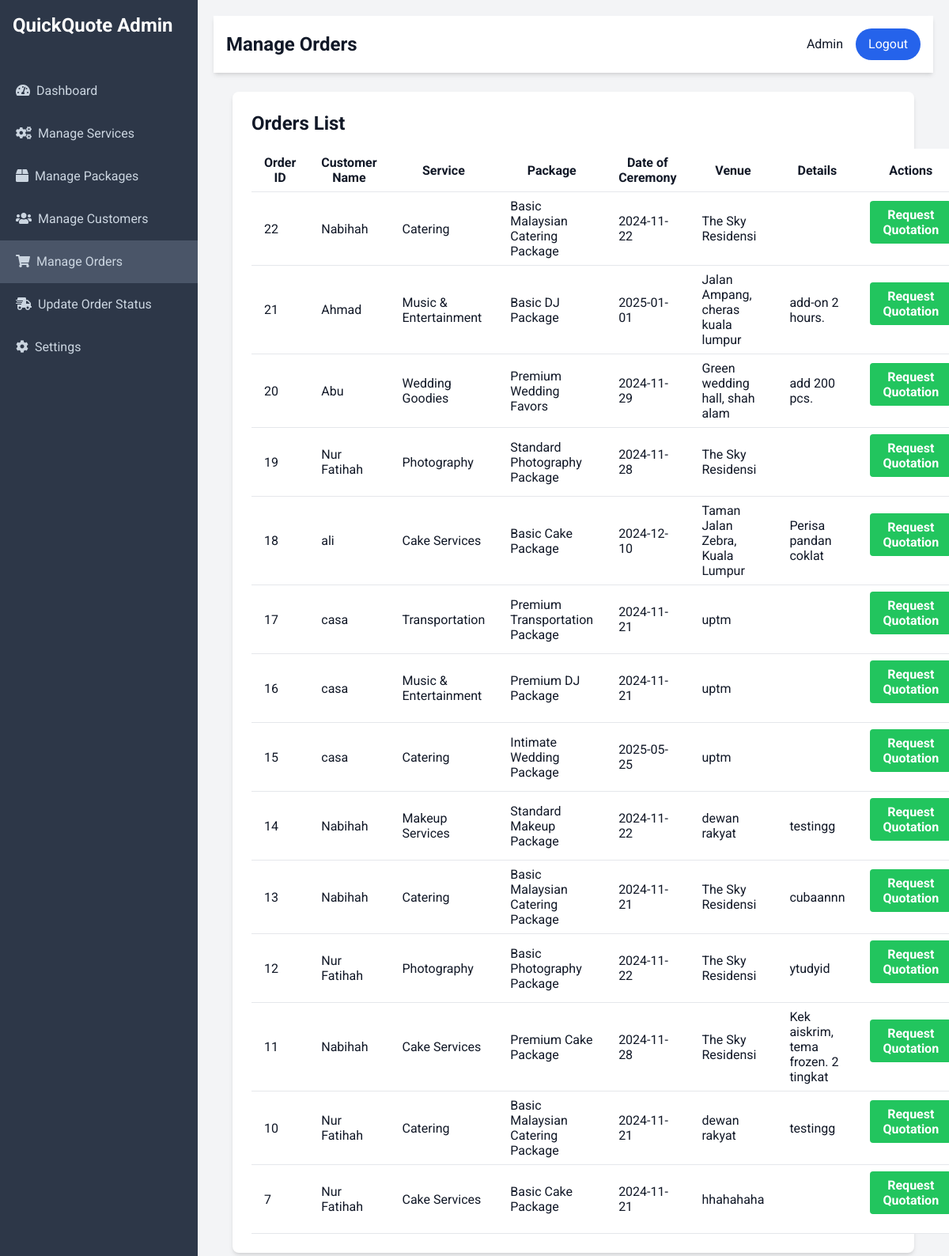
Screenshot of /QuickQoute/manageorders.php with the database file from the repository.
### tables this page shows
CREATE TABLE `orders` (
  `order_id` int(11) NOT NULL,
  `customer_id` int(11) NOT NULL,
  `package_id` int(11) NOT NULL,
  `request_date` datetime DEFAULT current_timestamp(),
  `ceremony_venue` varchar(255) DEFAULT NULL,
  `ceremony_date` date DEFAULT NULL,
  `details` text DEFAULT NULL
);

CREATE TABLE `customers` (
  `customer_id` int(11) NOT NULL,
  `customer_name` varchar(100) NOT NULL,
  `username` varchar(100) NOT NULL,
  `email` varchar(100) NOT NULL,
  `phone` varchar(15) DEFAULT NULL,
  `password` varchar(255) NOT NULL
);

CREATE TABLE `services` (
  `service_id` int(11) NOT NULL,
  `name` varchar(100) NOT NULL,
  `description` text DEFAULT NULL
);

CREATE TABLE `packages` (
  `package_id` int(11) NOT NULL,
  `service_id` int(11) DEFAULT NULL,
  `package_name` varchar(100) NOT NULL,
  `description` text DEFAULT NULL,
  `price` decimal(10,2) NOT NULL,
  `image_url` varchar(255) DEFAULT NULL,
  `created_at` timestamp NOT NULL DEFAULT current_timestamp()
);

### QuickQoute/manageorders.php (the view, shortened to what this page needs)
<?php
include 'db.php';
function getOrders() {
    global $conn;
    $sql = "
        SELECT o.order_id, c.customer_name, s.name AS service_name, p.package_name,
               o.ceremony_date, o.ceremony_venue, o.details
        FROM orders o
        JOIN customers c ON o.customer_id = c.customer_id
        JOIN packages p ON o.package_id = p.package_id
        JOIN services s ON p.service_id = s.service_id
        ORDER BY o.order_id DESC
    ";
    $result = $conn->query($sql);
    $orders = [];
    if ($result->num_rows > 0) {
        while ($row = $result->fetch_assoc()) {
            $orders[] = $row;
        }
    }
    return $orders;
}
$orders = getOrders();
?>
<html lang="en">
<head>
    <script src="https://cdn.tailwindcss.com"></script>
    <link rel="stylesheet" href="https://cdnjs.cloudflare.com/ajax/libs/font-awesome/5.15.3/css/all.min.css">
</head>
<body class="bg-gray-100 text-gray-900">
    <div class="sidebar">
        <div class="p-4">
            <h1 class="text-2xl font-bold">QuickQuote Admin</h1>
        </div>
        <ul class="mt-6">
            <li><a href="admindashboard.php" class="flex items-center"><i class="fas fa-tachometer-alt mr-2"></i>Dashboard</a></li>
            <li><a href="manage_services.php" class="flex items-center"><i class="fas fa-cogs mr-2"></i>Manage Services</a></li>
            <li><a href="manage_packages.php" class="flex items-center"><i class="fas fa-box mr-2"></i>Manage Packages</a></li>
            <li><a href="manage_customers.php" class="flex items-center"><i class="fas fa-users mr-2"></i>Manage Customers</a></li>
            <li><a href="manageorders.php" class="flex items-center active"><i class="fas fa-shopping-cart mr-2"></i>Manage Orders</a></li>
            <li><a href="admin_update_tracking.php" class="flex items-center"><i class="fas fa-shipping-fast mr-2"></i>Update Order Status</a></li>
            <li><a href="settings.php" class="flex items-center"><i class="fas fa-cog mr-2"></i>Settings</a></li>
        </ul>
    </div>
        <div class="content">
        <div class="flex-1">
            <header class="bg-white shadow-md p-4 flex justify-between items-center">
                <h2 class="text-2xl font-bold">Manage Orders</h2>
                <div class="flex items-center">
                    <span class="mr-4">Admin</span>
                    <a href="index.php" class="bg-blue-600 text-white px-4 py-2 rounded-full">Logout</a>
                </div>
            </header>
            <main class="p-6">
                <div class="bg-white shadow-md rounded-lg p-6">
                    <h3 class="text-2xl font-bold mb-4">Orders List</h3>
                    <table class="min-w-full bg-white">
                        <thead class="table-header">
                            <tr>
                                <th class="py-2 px-4 border-b">Order ID</th>
                                <th class="py-2 px-4 border-b">Customer Name</th>
                                <th class="py-2 px-4 border-b">Service</th>
                                <th class="py-2 px-4 border-b">Package</th>
                                <th class="py-2 px-4 border-b">Date of Ceremony</th>
                                <th class="py-2 px-4 border-b">Venue</th>
                                <th class="py-2 px-4 border-b">Details</th>
                                <th class="py-2 px-4 border-b">Actions</th>
                            </tr>
                        </thead>
                        <tbody>
                            <?php if (!empty($orders)): ?>
                                <?php foreach ($orders as $order): ?>
                                    <tr class="table-row">
                                        <td class="py-2 px-4 border-b"><?php echo $order['order_id']; ?></td>
                                        <td class="py-2 px-4 border-b"><?php echo htmlspecialchars($order['customer_name']); ?></td>
                                        <td class="py-2 px-4 border-b"><?php echo htmlspecialchars($order['service_name']); ?></td>
                                        <td class="py-2 px-4 border-b"><?php echo htmlspecialchars($order['package_name']); ?></td>
                                        <td class="py-2 px-4 border-b"><?php echo htmlspecialchars($order['ceremony_date']); ?></td>
                                        <td class="py-2 px-4 border-b"><?php echo htmlspecialchars($order['ceremony_venue']); ?></td>
                                        <td class="py-2 px-4 border-b"><?php echo htmlspecialchars($order['details']); ?></td>
                                        <td class="py-2 px-4 border-b action-buttons">
                                        <form action="createquotation.php" method="GET">
                                          <button type="submit" class="bg-green-500 hover:bg-green-600 text-white font-bold py-2 px-4 rounded">Request Quotation</button>
                                        </form>
                                        </td>
                                    </tr>
                                <?php endforeach; ?>
                            <?php else: ?>
                                <tr>
                                    <td colspan="8" class="py-2 px-4 border-b text-center">No orders found.</td>
                                </tr>
                            <?php endif; ?>
                        </tbody>
                    </table>
                </div>
            </main>
        </div>
        </div>
</body>
</html>

### QuickQoute/manageorders.php (style rules this page uses)
body { font-family: 'Roboto', sans-serif; display: flex; min-height: 100vh; }
.sidebar { width: 250px; background-color: #2d3748; color: white; display: flex; flex-direction: column; position: fixed; top: 0; bottom: 0; left: 0; }
.content { margin-left: 250px; width: calc(100% - 250px); padding: 20px; }
.sidebar a { display: block; padding: 15px 20px; color: #cbd5e0; text-decoration: none; transition: background 0.3s ease; }
.sidebar a.active { background-color: #4a5568; }

### rows the page displays
orders: order_id "22", customer.customer_name "Nabihah", services.name "Catering", package.package_name "Basic Malaysian Catering Package", ceremony_date "2024-11-22", ceremony_venue "The Sky Residensi"
orders: order_id "21", customer.customer_name "Ahmad", services.name "Music & Entertainment", package.package_name "Basic DJ Package", ceremony_date "2025-01-01", ceremony_venue "Jalan Ampang, cheras kuala lumpur", details "add-on 2 hours."
orders: order_id "20", customer.customer_name "Abu", services.name "Wedding Goodies", package.package_name "Premium Wedding Favors", ceremony_date "2024-11-29", ceremony_venue "Green wedding hall, shah alam", details "add 200 pcs."
orders: order_id "19", customer.customer_name "Nur Fatihah", services.name "Photography", package.package_name "Standard Photography Package", ceremony_date "2024-11-28", ceremony_venue "The Sky Residensi"
orders: order_id "18", customer.customer_name "ali", services.name "Cake Services", package.package_name "Basic Cake Package", ceremony_date "2024-12-10", ceremony_venue "Taman Jalan Zebra, Kuala Lumpur", details "Perisa pandan coklat"
orders: order_id "17", customer.customer_name "casa", services.name "Transportation", package.package_name "Premium Transportation Package", ceremony_date "2024-11-21", ceremony_venue "uptm"
orders: order_id "16", customer.customer_name "casa", services.name "Music & Entertainment", package.package_name "Premium DJ Package", ceremony_date "2024-11-21", ceremony_venue "uptm"
orders: order_id "15", customer.customer_name "casa", services.name "Catering", package.package_name "Intimate Wedding Package", ceremony_date "2025-05-25", ceremony_venue "uptm"
orders: order_id "14", customer.customer_name "Nabihah", services.name "Makeup Services", package.package_name "Standard Makeup Package", ceremony_date "2024-11-22", ceremony_venue "dewan rakyat", details "testingg"
orders: order_id "13", customer.customer_name "Nabihah", services.name "Catering", package.package_name "Basic Malaysian Catering Package", ceremony_date "2024-11-21", ceremony_venue "The Sky Residensi", details "cubaannn"
orders: order_id "12", customer.customer_name "Nur Fatihah", services.name "Photography", package.package_name "Basic Photography Package", ceremony_date "2024-11-22", ceremony_venue "The Sky Residensi", details "ytudyid"
orders: order_id "11", customer.customer_name "Nabihah", services.name "Cake Services", package.package_name "Premium Cake Package", ceremony_date "2024-11-28", ceremony_venue "The Sky Residensi", details "Kek aiskrim, tema frozen. 2 tingkat"
orders: order_id "10", customer.customer_name "Nur Fatihah", services.name "Catering", package.package_name "Basic Malaysian Catering Package", ceremony_date "2024-11-21", ceremony_venue "dewan rakyat", details "testingg"
orders: order_id "7", customer.customer_name "Nur Fatihah", services.name "Cake Services", package.package_name "Basic Cake Package", ceremony_date "2024-11-21", ceremony_venue "hhahahaha"
